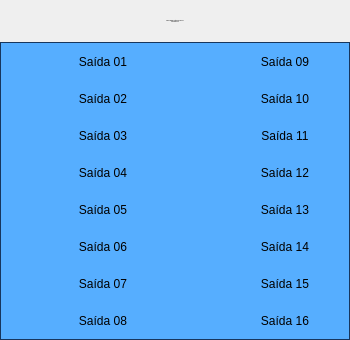
<?xml version="1.0" encoding="UTF-8"?>
<ui version="4.0">
 <class>Form</class>
 <widget class="QWidget" name="Form">
  <property name="geometry">
   <rect>
    <x>0</x>
    <y>0</y>
    <width>350</width>
    <height>340</height>
   </rect>
  </property>
  <property name="minimumSize">
   <size>
    <width>350</width>
    <height>340</height>
   </size>
  </property>
  <property name="maximumSize">
   <size>
    <width>350</width>
    <height>340</height>
   </size>
  </property>
  <property name="windowTitle">
   <string>Cartão 5069-OB16 06 Controladora Anel</string>
  </property>
  <layout class="QVBoxLayout" name="verticalLayout">
   <property name="spacing">
    <number>0</number>
   </property>
   <property name="leftMargin">
    <number>0</number>
   </property>
   <property name="topMargin">
    <number>0</number>
   </property>
   <property name="rightMargin">
    <number>0</number>
   </property>
   <property name="bottomMargin">
    <number>0</number>
   </property>
   <item>
    <layout class="QVBoxLayout" name="verticalLayout_2">
     <property name="spacing">
      <number>0</number>
     </property>
     <item>
      <widget class="PyDMLabel" name="PyDMLabel_17">
       <property name="font">
        <font>
         <pointsize>-1</pointsize>
        </font>
       </property>
       <property name="toolTip">
        <string/>
       </property>
       <property name="styleSheet">
        <string notr="true">PyDMLabel {
 qproperty-alignment: AlignCenter;
 border: 1px solid #FF17365D;
 background-color: #FF17365D;
 color: rgb(255, 255, 255);
 min-height: 45px;
 max-height: 45px;
 font-size: 14px;
}
</string>
       </property>
       <property name="midLineWidth">
        <number>0</number>
       </property>
       <property name="text">
        <string>Falhas Hardware Cartão 5069-OB16 06
Controladora Anel</string>
       </property>
       <property name="alignment">
        <set>Qt::AlignCenter</set>
       </property>
      </widget>
     </item>
     <item>
      <widget class="QFrame" name="frame">
       <property name="styleSheet">
        <string notr="true">QFrame#frame{
     border: 1px solid #FF17365D;
	 background-color: #56aeff;
}

PyDMByteIndicator {
  min-height: 1.50em;
  max-height: 1.50em;
  min-width: 1.50em;
}
</string>
       </property>
       <property name="frameShape">
        <enum>QFrame::StyledPanel</enum>
       </property>
       <property name="frameShadow">
        <enum>QFrame::Raised</enum>
       </property>
       <layout class="QVBoxLayout" name="verticalLayout_3">
        <property name="spacing">
         <number>0</number>
        </property>
        <property name="leftMargin">
         <number>0</number>
        </property>
        <property name="topMargin">
         <number>0</number>
        </property>
        <property name="rightMargin">
         <number>0</number>
        </property>
        <property name="bottomMargin">
         <number>0</number>
        </property>
        <item>
         <layout class="QGridLayout" name="gridLayout">
          <property name="leftMargin">
           <number>5</number>
          </property>
          <property name="topMargin">
           <number>5</number>
          </property>
          <property name="rightMargin">
           <number>5</number>
          </property>
          <property name="bottomMargin">
           <number>5</number>
          </property>
          <property name="horizontalSpacing">
           <number>5</number>
          </property>
          <property name="verticalSpacing">
           <number>10</number>
          </property>
          <item row="4" column="0">
           <widget class="PyDMByteIndicator" name="PyDMByteIndicator_5">
            <property name="sizePolicy">
             <sizepolicy hsizetype="Fixed" vsizetype="Fixed">
              <horstretch>0</horstretch>
              <verstretch>0</verstretch>
             </sizepolicy>
            </property>
            <property name="minimumSize">
             <size>
              <width>27</width>
              <height>27</height>
             </size>
            </property>
            <property name="maximumSize">
             <size>
              <width>30</width>
              <height>27</height>
             </size>
            </property>
            <property name="toolTip">
             <string/>
            </property>
            <property name="channel" stdset="0">
             <string>ca://RA-RaSIA02:RF-IntlkCtrl:OutDig04-Mon.VAL</string>
            </property>
            <property name="onColor" stdset="0">
             <color>
              <red>255</red>
              <green>0</green>
              <blue>0</blue>
             </color>
            </property>
            <property name="offColor" stdset="0">
             <color>
              <red>0</red>
              <green>255</green>
              <blue>0</blue>
             </color>
            </property>
            <property name="showLabels" stdset="0">
             <bool>false</bool>
            </property>
            <property name="circles" stdset="0">
             <bool>true</bool>
            </property>
           </widget>
          </item>
          <item row="4" column="1">
           <widget class="PyDMLabel" name="PyDMLabel_5">
            <property name="sizePolicy">
             <sizepolicy hsizetype="Fixed" vsizetype="Fixed">
              <horstretch>0</horstretch>
              <verstretch>0</verstretch>
             </sizepolicy>
            </property>
            <property name="minimumSize">
             <size>
              <width>100</width>
              <height>25</height>
             </size>
            </property>
            <property name="maximumSize">
             <size>
              <width>100</width>
              <height>25</height>
             </size>
            </property>
            <property name="toolTip">
             <string/>
            </property>
            <property name="text">
             <string>Saída 05</string>
            </property>
            <property name="alignment">
             <set>Qt::AlignCenter</set>
            </property>
           </widget>
          </item>
          <item row="0" column="4">
           <widget class="PyDMLabel" name="PyDMLabel_9">
            <property name="sizePolicy">
             <sizepolicy hsizetype="Fixed" vsizetype="Fixed">
              <horstretch>0</horstretch>
              <verstretch>0</verstretch>
             </sizepolicy>
            </property>
            <property name="minimumSize">
             <size>
              <width>100</width>
              <height>25</height>
             </size>
            </property>
            <property name="maximumSize">
             <size>
              <width>100</width>
              <height>25</height>
             </size>
            </property>
            <property name="toolTip">
             <string/>
            </property>
            <property name="text">
             <string>Saída 09</string>
            </property>
            <property name="alignment">
             <set>Qt::AlignCenter</set>
            </property>
           </widget>
          </item>
          <item row="7" column="3">
           <widget class="PyDMByteIndicator" name="PyDMByteIndicator_16">
            <property name="sizePolicy">
             <sizepolicy hsizetype="Fixed" vsizetype="Fixed">
              <horstretch>0</horstretch>
              <verstretch>0</verstretch>
             </sizepolicy>
            </property>
            <property name="minimumSize">
             <size>
              <width>27</width>
              <height>27</height>
             </size>
            </property>
            <property name="maximumSize">
             <size>
              <width>30</width>
              <height>27</height>
             </size>
            </property>
            <property name="toolTip">
             <string/>
            </property>
            <property name="channel" stdset="0">
             <string>ca://RA-RaSIA02:RF-IntlkCtrl:OutDig15-Mon.VAL</string>
            </property>
            <property name="onColor" stdset="0">
             <color>
              <red>255</red>
              <green>0</green>
              <blue>0</blue>
             </color>
            </property>
            <property name="offColor" stdset="0">
             <color>
              <red>0</red>
              <green>255</green>
              <blue>0</blue>
             </color>
            </property>
            <property name="showLabels" stdset="0">
             <bool>false</bool>
            </property>
            <property name="circles" stdset="0">
             <bool>true</bool>
            </property>
           </widget>
          </item>
          <item row="2" column="1">
           <widget class="PyDMLabel" name="PyDMLabel_3">
            <property name="sizePolicy">
             <sizepolicy hsizetype="Fixed" vsizetype="Fixed">
              <horstretch>0</horstretch>
              <verstretch>0</verstretch>
             </sizepolicy>
            </property>
            <property name="minimumSize">
             <size>
              <width>100</width>
              <height>25</height>
             </size>
            </property>
            <property name="maximumSize">
             <size>
              <width>100</width>
              <height>25</height>
             </size>
            </property>
            <property name="toolTip">
             <string/>
            </property>
            <property name="text">
             <string>Saída 03</string>
            </property>
            <property name="alignment">
             <set>Qt::AlignCenter</set>
            </property>
           </widget>
          </item>
          <item row="6" column="1">
           <widget class="PyDMLabel" name="PyDMLabel_7">
            <property name="sizePolicy">
             <sizepolicy hsizetype="Fixed" vsizetype="Fixed">
              <horstretch>0</horstretch>
              <verstretch>0</verstretch>
             </sizepolicy>
            </property>
            <property name="minimumSize">
             <size>
              <width>100</width>
              <height>25</height>
             </size>
            </property>
            <property name="maximumSize">
             <size>
              <width>100</width>
              <height>25</height>
             </size>
            </property>
            <property name="toolTip">
             <string/>
            </property>
            <property name="text">
             <string>Saída 07</string>
            </property>
            <property name="alignment">
             <set>Qt::AlignCenter</set>
            </property>
           </widget>
          </item>
          <item row="3" column="1">
           <widget class="PyDMLabel" name="PyDMLabel_4">
            <property name="sizePolicy">
             <sizepolicy hsizetype="Fixed" vsizetype="Fixed">
              <horstretch>0</horstretch>
              <verstretch>0</verstretch>
             </sizepolicy>
            </property>
            <property name="minimumSize">
             <size>
              <width>100</width>
              <height>25</height>
             </size>
            </property>
            <property name="maximumSize">
             <size>
              <width>100</width>
              <height>25</height>
             </size>
            </property>
            <property name="toolTip">
             <string/>
            </property>
            <property name="text">
             <string>Saída 04</string>
            </property>
            <property name="alignment">
             <set>Qt::AlignCenter</set>
            </property>
           </widget>
          </item>
          <item row="1" column="3">
           <widget class="PyDMByteIndicator" name="PyDMByteIndicator_10">
            <property name="sizePolicy">
             <sizepolicy hsizetype="Fixed" vsizetype="Fixed">
              <horstretch>0</horstretch>
              <verstretch>0</verstretch>
             </sizepolicy>
            </property>
            <property name="minimumSize">
             <size>
              <width>27</width>
              <height>27</height>
             </size>
            </property>
            <property name="maximumSize">
             <size>
              <width>30</width>
              <height>27</height>
             </size>
            </property>
            <property name="toolTip">
             <string/>
            </property>
            <property name="channel" stdset="0">
             <string>ca://RA-RaSIA02:RF-IntlkCtrl:OutDig09-Mon.VAL</string>
            </property>
            <property name="onColor" stdset="0">
             <color>
              <red>255</red>
              <green>0</green>
              <blue>0</blue>
             </color>
            </property>
            <property name="offColor" stdset="0">
             <color>
              <red>0</red>
              <green>255</green>
              <blue>0</blue>
             </color>
            </property>
            <property name="showLabels" stdset="0">
             <bool>false</bool>
            </property>
            <property name="circles" stdset="0">
             <bool>true</bool>
            </property>
           </widget>
          </item>
          <item row="1" column="0">
           <widget class="PyDMByteIndicator" name="PyDMByteIndicator_2">
            <property name="sizePolicy">
             <sizepolicy hsizetype="Fixed" vsizetype="Fixed">
              <horstretch>0</horstretch>
              <verstretch>0</verstretch>
             </sizepolicy>
            </property>
            <property name="minimumSize">
             <size>
              <width>27</width>
              <height>27</height>
             </size>
            </property>
            <property name="maximumSize">
             <size>
              <width>30</width>
              <height>27</height>
             </size>
            </property>
            <property name="toolTip">
             <string/>
            </property>
            <property name="channel" stdset="0">
             <string>ca://RA-RaSIA02:RF-IntlkCtrl:OutDig01-Mon.VAL</string>
            </property>
            <property name="onColor" stdset="0">
             <color>
              <red>255</red>
              <green>0</green>
              <blue>0</blue>
             </color>
            </property>
            <property name="offColor" stdset="0">
             <color>
              <red>0</red>
              <green>255</green>
              <blue>0</blue>
             </color>
            </property>
            <property name="showLabels" stdset="0">
             <bool>false</bool>
            </property>
            <property name="circles" stdset="0">
             <bool>true</bool>
            </property>
           </widget>
          </item>
          <item row="7" column="4">
           <widget class="PyDMLabel" name="PyDMLabel_16">
            <property name="sizePolicy">
             <sizepolicy hsizetype="Fixed" vsizetype="Fixed">
              <horstretch>0</horstretch>
              <verstretch>0</verstretch>
             </sizepolicy>
            </property>
            <property name="minimumSize">
             <size>
              <width>100</width>
              <height>25</height>
             </size>
            </property>
            <property name="maximumSize">
             <size>
              <width>100</width>
              <height>25</height>
             </size>
            </property>
            <property name="toolTip">
             <string/>
            </property>
            <property name="text">
             <string>Saída 16</string>
            </property>
            <property name="alignment">
             <set>Qt::AlignCenter</set>
            </property>
           </widget>
          </item>
          <item row="4" column="3">
           <widget class="PyDMByteIndicator" name="PyDMByteIndicator_13">
            <property name="sizePolicy">
             <sizepolicy hsizetype="Fixed" vsizetype="Fixed">
              <horstretch>0</horstretch>
              <verstretch>0</verstretch>
             </sizepolicy>
            </property>
            <property name="minimumSize">
             <size>
              <width>27</width>
              <height>27</height>
             </size>
            </property>
            <property name="maximumSize">
             <size>
              <width>30</width>
              <height>27</height>
             </size>
            </property>
            <property name="toolTip">
             <string/>
            </property>
            <property name="channel" stdset="0">
             <string>ca://RA-RaSIA02:RF-IntlkCtrl:OutDig12-Mon.VAL</string>
            </property>
            <property name="onColor" stdset="0">
             <color>
              <red>255</red>
              <green>0</green>
              <blue>0</blue>
             </color>
            </property>
            <property name="offColor" stdset="0">
             <color>
              <red>0</red>
              <green>255</green>
              <blue>0</blue>
             </color>
            </property>
            <property name="showLabels" stdset="0">
             <bool>false</bool>
            </property>
            <property name="circles" stdset="0">
             <bool>true</bool>
            </property>
           </widget>
          </item>
          <item row="6" column="4">
           <widget class="PyDMLabel" name="PyDMLabel_15">
            <property name="sizePolicy">
             <sizepolicy hsizetype="Fixed" vsizetype="Fixed">
              <horstretch>0</horstretch>
              <verstretch>0</verstretch>
             </sizepolicy>
            </property>
            <property name="minimumSize">
             <size>
              <width>100</width>
              <height>25</height>
             </size>
            </property>
            <property name="maximumSize">
             <size>
              <width>100</width>
              <height>25</height>
             </size>
            </property>
            <property name="toolTip">
             <string/>
            </property>
            <property name="text">
             <string>Saída 15</string>
            </property>
            <property name="alignment">
             <set>Qt::AlignCenter</set>
            </property>
           </widget>
          </item>
          <item row="2" column="4">
           <widget class="PyDMLabel" name="PyDMLabel_11">
            <property name="sizePolicy">
             <sizepolicy hsizetype="Fixed" vsizetype="Fixed">
              <horstretch>0</horstretch>
              <verstretch>0</verstretch>
             </sizepolicy>
            </property>
            <property name="minimumSize">
             <size>
              <width>100</width>
              <height>25</height>
             </size>
            </property>
            <property name="maximumSize">
             <size>
              <width>100</width>
              <height>25</height>
             </size>
            </property>
            <property name="toolTip">
             <string/>
            </property>
            <property name="text">
             <string>Saída 11</string>
            </property>
            <property name="alignment">
             <set>Qt::AlignCenter</set>
            </property>
           </widget>
          </item>
          <item row="2" column="0">
           <widget class="PyDMByteIndicator" name="PyDMByteIndicator_3">
            <property name="sizePolicy">
             <sizepolicy hsizetype="Fixed" vsizetype="Fixed">
              <horstretch>0</horstretch>
              <verstretch>0</verstretch>
             </sizepolicy>
            </property>
            <property name="minimumSize">
             <size>
              <width>27</width>
              <height>27</height>
             </size>
            </property>
            <property name="maximumSize">
             <size>
              <width>30</width>
              <height>27</height>
             </size>
            </property>
            <property name="toolTip">
             <string/>
            </property>
            <property name="channel" stdset="0">
             <string>ca://RA-RaSIA02:RF-IntlkCtrl:OutDig02-Mon.VAL</string>
            </property>
            <property name="onColor" stdset="0">
             <color>
              <red>255</red>
              <green>0</green>
              <blue>0</blue>
             </color>
            </property>
            <property name="offColor" stdset="0">
             <color>
              <red>0</red>
              <green>255</green>
              <blue>0</blue>
             </color>
            </property>
            <property name="showLabels" stdset="0">
             <bool>false</bool>
            </property>
            <property name="circles" stdset="0">
             <bool>true</bool>
            </property>
           </widget>
          </item>
          <item row="5" column="1">
           <widget class="PyDMLabel" name="PyDMLabel_6">
            <property name="sizePolicy">
             <sizepolicy hsizetype="Fixed" vsizetype="Fixed">
              <horstretch>0</horstretch>
              <verstretch>0</verstretch>
             </sizepolicy>
            </property>
            <property name="minimumSize">
             <size>
              <width>100</width>
              <height>25</height>
             </size>
            </property>
            <property name="maximumSize">
             <size>
              <width>100</width>
              <height>25</height>
             </size>
            </property>
            <property name="toolTip">
             <string/>
            </property>
            <property name="text">
             <string>Saída 06</string>
            </property>
            <property name="alignment">
             <set>Qt::AlignCenter</set>
            </property>
           </widget>
          </item>
          <item row="6" column="0">
           <widget class="PyDMByteIndicator" name="PyDMByteIndicator_7">
            <property name="sizePolicy">
             <sizepolicy hsizetype="Fixed" vsizetype="Fixed">
              <horstretch>0</horstretch>
              <verstretch>0</verstretch>
             </sizepolicy>
            </property>
            <property name="minimumSize">
             <size>
              <width>27</width>
              <height>27</height>
             </size>
            </property>
            <property name="maximumSize">
             <size>
              <width>30</width>
              <height>27</height>
             </size>
            </property>
            <property name="toolTip">
             <string/>
            </property>
            <property name="channel" stdset="0">
             <string>ca://RA-RaSIA02:RF-IntlkCtrl:OutDig06-Mon.VAL</string>
            </property>
            <property name="onColor" stdset="0">
             <color>
              <red>255</red>
              <green>0</green>
              <blue>0</blue>
             </color>
            </property>
            <property name="offColor" stdset="0">
             <color>
              <red>0</red>
              <green>255</green>
              <blue>0</blue>
             </color>
            </property>
            <property name="orientation" stdset="0">
             <enum>Qt::Vertical</enum>
            </property>
            <property name="showLabels" stdset="0">
             <bool>false</bool>
            </property>
            <property name="circles" stdset="0">
             <bool>true</bool>
            </property>
           </widget>
          </item>
          <item row="5" column="4">
           <widget class="PyDMLabel" name="PyDMLabel_14">
            <property name="sizePolicy">
             <sizepolicy hsizetype="Fixed" vsizetype="Fixed">
              <horstretch>0</horstretch>
              <verstretch>0</verstretch>
             </sizepolicy>
            </property>
            <property name="minimumSize">
             <size>
              <width>100</width>
              <height>25</height>
             </size>
            </property>
            <property name="maximumSize">
             <size>
              <width>100</width>
              <height>25</height>
             </size>
            </property>
            <property name="toolTip">
             <string/>
            </property>
            <property name="text">
             <string>Saída 14</string>
            </property>
            <property name="alignment">
             <set>Qt::AlignCenter</set>
            </property>
           </widget>
          </item>
          <item row="6" column="3">
           <widget class="PyDMByteIndicator" name="PyDMByteIndicator_15">
            <property name="sizePolicy">
             <sizepolicy hsizetype="Fixed" vsizetype="Fixed">
              <horstretch>0</horstretch>
              <verstretch>0</verstretch>
             </sizepolicy>
            </property>
            <property name="minimumSize">
             <size>
              <width>27</width>
              <height>27</height>
             </size>
            </property>
            <property name="maximumSize">
             <size>
              <width>30</width>
              <height>27</height>
             </size>
            </property>
            <property name="toolTip">
             <string/>
            </property>
            <property name="channel" stdset="0">
             <string>ca://RA-RaSIA02:RF-IntlkCtrl:OutDig14-Mon.VAL</string>
            </property>
            <property name="onColor" stdset="0">
             <color>
              <red>255</red>
              <green>0</green>
              <blue>0</blue>
             </color>
            </property>
            <property name="offColor" stdset="0">
             <color>
              <red>0</red>
              <green>255</green>
              <blue>0</blue>
             </color>
            </property>
            <property name="showLabels" stdset="0">
             <bool>false</bool>
            </property>
            <property name="circles" stdset="0">
             <bool>true</bool>
            </property>
           </widget>
          </item>
          <item row="0" column="1">
           <widget class="PyDMLabel" name="PyDMLabel">
            <property name="sizePolicy">
             <sizepolicy hsizetype="Fixed" vsizetype="Fixed">
              <horstretch>0</horstretch>
              <verstretch>0</verstretch>
             </sizepolicy>
            </property>
            <property name="minimumSize">
             <size>
              <width>100</width>
              <height>25</height>
             </size>
            </property>
            <property name="maximumSize">
             <size>
              <width>100</width>
              <height>25</height>
             </size>
            </property>
            <property name="toolTip">
             <string/>
            </property>
            <property name="text">
             <string>Saída 01</string>
            </property>
            <property name="alignment">
             <set>Qt::AlignCenter</set>
            </property>
            <property name="channel" stdset="0">
             <string/>
            </property>
           </widget>
          </item>
          <item row="0" column="0">
           <widget class="PyDMByteIndicator" name="PyDMByteIndicator">
            <property name="sizePolicy">
             <sizepolicy hsizetype="Fixed" vsizetype="Fixed">
              <horstretch>0</horstretch>
              <verstretch>0</verstretch>
             </sizepolicy>
            </property>
            <property name="minimumSize">
             <size>
              <width>27</width>
              <height>27</height>
             </size>
            </property>
            <property name="maximumSize">
             <size>
              <width>30</width>
              <height>27</height>
             </size>
            </property>
            <property name="toolTip">
             <string/>
            </property>
            <property name="channel" stdset="0">
             <string>ca://RA-RaSIA02:RF-IntlkCtrl:OutDig00-Mon.VAL</string>
            </property>
            <property name="onColor" stdset="0">
             <color>
              <red>255</red>
              <green>0</green>
              <blue>0</blue>
             </color>
            </property>
            <property name="offColor" stdset="0">
             <color>
              <red>0</red>
              <green>255</green>
              <blue>0</blue>
             </color>
            </property>
            <property name="showLabels" stdset="0">
             <bool>false</bool>
            </property>
            <property name="circles" stdset="0">
             <bool>true</bool>
            </property>
            <property name="labelPosition" stdset="0">
             <enum>QTabWidget::East</enum>
            </property>
           </widget>
          </item>
          <item row="1" column="4">
           <widget class="PyDMLabel" name="PyDMLabel_10">
            <property name="sizePolicy">
             <sizepolicy hsizetype="Fixed" vsizetype="Fixed">
              <horstretch>0</horstretch>
              <verstretch>0</verstretch>
             </sizepolicy>
            </property>
            <property name="minimumSize">
             <size>
              <width>100</width>
              <height>25</height>
             </size>
            </property>
            <property name="maximumSize">
             <size>
              <width>100</width>
              <height>25</height>
             </size>
            </property>
            <property name="toolTip">
             <string/>
            </property>
            <property name="text">
             <string>Saída 10</string>
            </property>
            <property name="alignment">
             <set>Qt::AlignCenter</set>
            </property>
           </widget>
          </item>
          <item row="2" column="3">
           <widget class="PyDMByteIndicator" name="PyDMByteIndicator_11">
            <property name="sizePolicy">
             <sizepolicy hsizetype="Fixed" vsizetype="Fixed">
              <horstretch>0</horstretch>
              <verstretch>0</verstretch>
             </sizepolicy>
            </property>
            <property name="minimumSize">
             <size>
              <width>27</width>
              <height>27</height>
             </size>
            </property>
            <property name="maximumSize">
             <size>
              <width>30</width>
              <height>27</height>
             </size>
            </property>
            <property name="toolTip">
             <string/>
            </property>
            <property name="channel" stdset="0">
             <string>ca://RA-RaSIA02:RF-IntlkCtrl:OutDig10-Mon.VAL</string>
            </property>
            <property name="onColor" stdset="0">
             <color>
              <red>255</red>
              <green>0</green>
              <blue>0</blue>
             </color>
            </property>
            <property name="offColor" stdset="0">
             <color>
              <red>0</red>
              <green>255</green>
              <blue>0</blue>
             </color>
            </property>
            <property name="showLabels" stdset="0">
             <bool>false</bool>
            </property>
            <property name="circles" stdset="0">
             <bool>true</bool>
            </property>
           </widget>
          </item>
          <item row="3" column="0">
           <widget class="PyDMByteIndicator" name="PyDMByteIndicator_4">
            <property name="sizePolicy">
             <sizepolicy hsizetype="Fixed" vsizetype="Fixed">
              <horstretch>0</horstretch>
              <verstretch>0</verstretch>
             </sizepolicy>
            </property>
            <property name="minimumSize">
             <size>
              <width>27</width>
              <height>27</height>
             </size>
            </property>
            <property name="maximumSize">
             <size>
              <width>30</width>
              <height>27</height>
             </size>
            </property>
            <property name="toolTip">
             <string/>
            </property>
            <property name="channel" stdset="0">
             <string>ca://RA-RaSIA02:RF-IntlkCtrl:OutDig03-Mon.VAL</string>
            </property>
            <property name="onColor" stdset="0">
             <color>
              <red>255</red>
              <green>0</green>
              <blue>0</blue>
             </color>
            </property>
            <property name="offColor" stdset="0">
             <color>
              <red>0</red>
              <green>255</green>
              <blue>0</blue>
             </color>
            </property>
            <property name="showLabels" stdset="0">
             <bool>false</bool>
            </property>
            <property name="circles" stdset="0">
             <bool>true</bool>
            </property>
           </widget>
          </item>
          <item row="4" column="4">
           <widget class="PyDMLabel" name="PyDMLabel_13">
            <property name="sizePolicy">
             <sizepolicy hsizetype="Fixed" vsizetype="Fixed">
              <horstretch>0</horstretch>
              <verstretch>0</verstretch>
             </sizepolicy>
            </property>
            <property name="minimumSize">
             <size>
              <width>100</width>
              <height>25</height>
             </size>
            </property>
            <property name="maximumSize">
             <size>
              <width>100</width>
              <height>25</height>
             </size>
            </property>
            <property name="toolTip">
             <string/>
            </property>
            <property name="text">
             <string>Saída 13</string>
            </property>
            <property name="alignment">
             <set>Qt::AlignCenter</set>
            </property>
           </widget>
          </item>
          <item row="3" column="3">
           <widget class="PyDMByteIndicator" name="PyDMByteIndicator_12">
            <property name="sizePolicy">
             <sizepolicy hsizetype="Fixed" vsizetype="Fixed">
              <horstretch>0</horstretch>
              <verstretch>0</verstretch>
             </sizepolicy>
            </property>
            <property name="minimumSize">
             <size>
              <width>27</width>
              <height>27</height>
             </size>
            </property>
            <property name="maximumSize">
             <size>
              <width>30</width>
              <height>27</height>
             </size>
            </property>
            <property name="toolTip">
             <string/>
            </property>
            <property name="channel" stdset="0">
             <string>ca://RA-RaSIA02:RF-IntlkCtrl:OutDig11-Mon.VAL</string>
            </property>
            <property name="onColor" stdset="0">
             <color>
              <red>255</red>
              <green>0</green>
              <blue>0</blue>
             </color>
            </property>
            <property name="offColor" stdset="0">
             <color>
              <red>0</red>
              <green>255</green>
              <blue>0</blue>
             </color>
            </property>
            <property name="showLabels" stdset="0">
             <bool>false</bool>
            </property>
            <property name="circles" stdset="0">
             <bool>true</bool>
            </property>
           </widget>
          </item>
          <item row="1" column="1">
           <widget class="PyDMLabel" name="PyDMLabel_2">
            <property name="sizePolicy">
             <sizepolicy hsizetype="Fixed" vsizetype="Fixed">
              <horstretch>0</horstretch>
              <verstretch>0</verstretch>
             </sizepolicy>
            </property>
            <property name="minimumSize">
             <size>
              <width>100</width>
              <height>25</height>
             </size>
            </property>
            <property name="maximumSize">
             <size>
              <width>100</width>
              <height>25</height>
             </size>
            </property>
            <property name="toolTip">
             <string/>
            </property>
            <property name="text">
             <string>Saída 02</string>
            </property>
            <property name="alignment">
             <set>Qt::AlignCenter</set>
            </property>
           </widget>
          </item>
          <item row="0" column="2" rowspan="8">
           <spacer name="verticalSpacer">
            <property name="orientation">
             <enum>Qt::Vertical</enum>
            </property>
            <property name="sizeHint" stdset="0">
             <size>
              <width>30</width>
              <height>40</height>
             </size>
            </property>
           </spacer>
          </item>
          <item row="7" column="0">
           <widget class="PyDMByteIndicator" name="PyDMByteIndicator_8">
            <property name="sizePolicy">
             <sizepolicy hsizetype="Fixed" vsizetype="Fixed">
              <horstretch>0</horstretch>
              <verstretch>0</verstretch>
             </sizepolicy>
            </property>
            <property name="minimumSize">
             <size>
              <width>27</width>
              <height>27</height>
             </size>
            </property>
            <property name="maximumSize">
             <size>
              <width>30</width>
              <height>27</height>
             </size>
            </property>
            <property name="toolTip">
             <string/>
            </property>
            <property name="channel" stdset="0">
             <string>ca://RA-RaSIA02:RF-IntlkCtrl:OutDig07-Mon.VAL</string>
            </property>
            <property name="onColor" stdset="0">
             <color>
              <red>255</red>
              <green>0</green>
              <blue>0</blue>
             </color>
            </property>
            <property name="offColor" stdset="0">
             <color>
              <red>0</red>
              <green>255</green>
              <blue>0</blue>
             </color>
            </property>
            <property name="showLabels" stdset="0">
             <bool>false</bool>
            </property>
            <property name="circles" stdset="0">
             <bool>true</bool>
            </property>
           </widget>
          </item>
          <item row="5" column="0">
           <widget class="PyDMByteIndicator" name="PyDMByteIndicator_6">
            <property name="sizePolicy">
             <sizepolicy hsizetype="Fixed" vsizetype="Fixed">
              <horstretch>0</horstretch>
              <verstretch>0</verstretch>
             </sizepolicy>
            </property>
            <property name="minimumSize">
             <size>
              <width>27</width>
              <height>27</height>
             </size>
            </property>
            <property name="maximumSize">
             <size>
              <width>30</width>
              <height>27</height>
             </size>
            </property>
            <property name="toolTip">
             <string/>
            </property>
            <property name="channel" stdset="0">
             <string>ca://RA-RaSIA02:RF-IntlkCtrl:OutDig05-Mon.VAL</string>
            </property>
            <property name="onColor" stdset="0">
             <color>
              <red>255</red>
              <green>0</green>
              <blue>0</blue>
             </color>
            </property>
            <property name="offColor" stdset="0">
             <color>
              <red>0</red>
              <green>255</green>
              <blue>0</blue>
             </color>
            </property>
            <property name="showLabels" stdset="0">
             <bool>false</bool>
            </property>
            <property name="circles" stdset="0">
             <bool>true</bool>
            </property>
           </widget>
          </item>
          <item row="5" column="3">
           <widget class="PyDMByteIndicator" name="PyDMByteIndicator_14">
            <property name="sizePolicy">
             <sizepolicy hsizetype="Fixed" vsizetype="Fixed">
              <horstretch>0</horstretch>
              <verstretch>0</verstretch>
             </sizepolicy>
            </property>
            <property name="minimumSize">
             <size>
              <width>27</width>
              <height>27</height>
             </size>
            </property>
            <property name="maximumSize">
             <size>
              <width>30</width>
              <height>27</height>
             </size>
            </property>
            <property name="toolTip">
             <string/>
            </property>
            <property name="channel" stdset="0">
             <string>ca://RA-RaSIA02:RF-IntlkCtrl:OutDig13-Mon.VAL</string>
            </property>
            <property name="onColor" stdset="0">
             <color>
              <red>255</red>
              <green>0</green>
              <blue>0</blue>
             </color>
            </property>
            <property name="offColor" stdset="0">
             <color>
              <red>0</red>
              <green>255</green>
              <blue>0</blue>
             </color>
            </property>
            <property name="showLabels" stdset="0">
             <bool>false</bool>
            </property>
            <property name="circles" stdset="0">
             <bool>true</bool>
            </property>
           </widget>
          </item>
          <item row="0" column="3">
           <widget class="PyDMByteIndicator" name="PyDMByteIndicator_9">
            <property name="sizePolicy">
             <sizepolicy hsizetype="Fixed" vsizetype="Fixed">
              <horstretch>0</horstretch>
              <verstretch>0</verstretch>
             </sizepolicy>
            </property>
            <property name="minimumSize">
             <size>
              <width>27</width>
              <height>27</height>
             </size>
            </property>
            <property name="maximumSize">
             <size>
              <width>30</width>
              <height>27</height>
             </size>
            </property>
            <property name="toolTip">
             <string/>
            </property>
            <property name="alarmSensitiveContent" stdset="0">
             <bool>false</bool>
            </property>
            <property name="alarmSensitiveBorder" stdset="0">
             <bool>true</bool>
            </property>
            <property name="PyDMToolTip" stdset="0">
             <string/>
            </property>
            <property name="channel" stdset="0">
             <string>ca://RA-RaSIA02:RF-IntlkCtrl:OutDig08-Mon.VAL</string>
            </property>
            <property name="onColor" stdset="0">
             <color>
              <red>255</red>
              <green>0</green>
              <blue>0</blue>
             </color>
            </property>
            <property name="offColor" stdset="0">
             <color>
              <red>0</red>
              <green>255</green>
              <blue>0</blue>
             </color>
            </property>
            <property name="showLabels" stdset="0">
             <bool>false</bool>
            </property>
            <property name="bigEndian" stdset="0">
             <bool>false</bool>
            </property>
            <property name="circles" stdset="0">
             <bool>true</bool>
            </property>
            <property name="numBits" stdset="0">
             <number>1</number>
            </property>
            <property name="shift" stdset="0">
             <number>0</number>
            </property>
            <property name="labels" stdset="0">
             <stringlist>
              <string>Bit 0</string>
             </stringlist>
            </property>
           </widget>
          </item>
          <item row="7" column="1">
           <widget class="PyDMLabel" name="PyDMLabel_8">
            <property name="sizePolicy">
             <sizepolicy hsizetype="Fixed" vsizetype="Fixed">
              <horstretch>0</horstretch>
              <verstretch>0</verstretch>
             </sizepolicy>
            </property>
            <property name="minimumSize">
             <size>
              <width>100</width>
              <height>25</height>
             </size>
            </property>
            <property name="maximumSize">
             <size>
              <width>100</width>
              <height>25</height>
             </size>
            </property>
            <property name="toolTip">
             <string/>
            </property>
            <property name="text">
             <string>Saída 08</string>
            </property>
            <property name="alignment">
             <set>Qt::AlignCenter</set>
            </property>
           </widget>
          </item>
          <item row="3" column="4">
           <widget class="PyDMLabel" name="PyDMLabel_12">
            <property name="sizePolicy">
             <sizepolicy hsizetype="Fixed" vsizetype="Fixed">
              <horstretch>0</horstretch>
              <verstretch>0</verstretch>
             </sizepolicy>
            </property>
            <property name="minimumSize">
             <size>
              <width>100</width>
              <height>25</height>
             </size>
            </property>
            <property name="maximumSize">
             <size>
              <width>100</width>
              <height>25</height>
             </size>
            </property>
            <property name="toolTip">
             <string/>
            </property>
            <property name="text">
             <string>Saída 12</string>
            </property>
            <property name="alignment">
             <set>Qt::AlignCenter</set>
            </property>
           </widget>
          </item>
         </layout>
        </item>
       </layout>
      </widget>
     </item>
    </layout>
   </item>
  </layout>
 </widget>
 <customwidgets>
  <customwidget>
   <class>PyDMLabel</class>
   <extends>QLabel</extends>
   <header>pydm.widgets.label</header>
  </customwidget>
  <customwidget>
   <class>PyDMByteIndicator</class>
   <extends>QWidget</extends>
   <header>pydm.widgets.byte</header>
  </customwidget>
 </customwidgets>
 <resources/>
 <connections/>
</ui>
